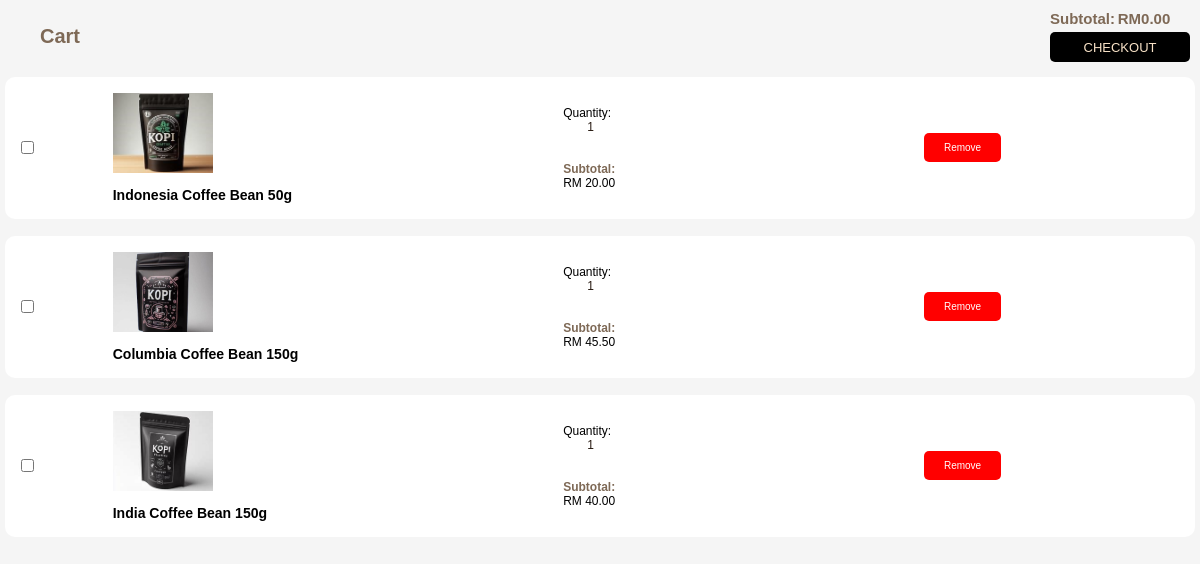
The app's page /user/change.php (signed in) with its own data.
### tables this page shows
CREATE TABLE `carts` (
  `cart_id` int(5) NOT NULL,
  `product_id` int(5) NOT NULL,
  `cus_id` int(5) NOT NULL,
  `product_quantity` int(3) NOT NULL,
  `product_subtotal` float NOT NULL,
  `cart_total` float NOT NULL
);

### user/change.php (the view, shortened to what this page needs)
<?php
include_once '../connection.php';
if (isset($_SESSION['email'])) {
    $email = $_SESSION['email'];
    $sql ="SELECT cus_id FROM customers WHERE cus_email = ?";
    $stmt = $dbConn ->prepare($sql);
    $stmt->bind_param("s", $email);
    $stmt->execute();
    $result = $stmt-> get_result();
    if($result-> num_rows > 0){
        $row = $result->fetch_assoc();
        $id=$row['cus_id'];
    }
} else {
    echo "Session variable 'id' is not set.";
}
$tableName = "carts";
$sql = "SELECT * FROM $tableName where cus_id = $id";
$result = mysqli_query($dbConn, $sql);
if (mysqli_num_rows($result) > 0) {
    $products = mysqli_fetch_all($result, MYSQLI_ASSOC);
    $productNames = array();
    foreach ($products as $product) {
        $product_id = $product['product_id'];
        $select = 'SELECT product_name, product_image FROM products WHERE product_id = ?';
        $stmt = $dbConn->prepare($select);
        $stmt->bind_param("i", $product_id);
        $stmt->execute();
        $result_product = $stmt->get_result();
        if ($row = $result_product->fetch_assoc()) {
            $productNames[] = $row["product_name"];
            $productImages[] = $row["product_image"];
        } else {
            echo "Product not found.<br>";
        }
    }
} else {
    header("Location: emptycart.php");
    exit();
}
?>
<html lang="en">
<head>
    <link rel="stylesheet" href="../staff/kopi.css">
    <link rel="stylesheet" href="style.css">
    <link rel="stylesheet" href="https://cdnjs.cloudflare.com/ajax/libs/font-awesome/6.5.1/css/all.min.css">
</head>
<body>
        <div class="container_cart" id="container_cart">
            <form action="checkout.php" method="get">
                <div class="container_subtotal">
                    <h2>Cart</h2>
                    <div class="subtotal">
                        <h3>Subtotal: </h3>
                        <h3>RM<span id="total" >0.00</span></h3>
                        <div class="checkout">
                        <input type="submit" value="Checkout">
                        </div>
                    </div>
                </div>
                <?php foreach($products as $index => $product): ?>
                <div class="cart_item">
                    <div class="cart_container">
                        <table class="table_design">
                            <tr>
                                <td width="10%">
                                    <input type="checkbox" name="cart_product_id[]" value="<?php echo $product['product_id']; ?>" id="checkbox_<?php echo $product['product_id']; ?>" class="button" onclick="calculateTotalSubtotal(<?php echo $product['cart_total']; ?>, this.checked)">
                                </td>
                                <td width="25%">
                                    <img src="../product/<?php echo htmlspecialchars($productImages[$index]); ?>" alt="Product Image" width="100px">
                                    <br><br>
                                    <h3><?php echo htmlspecialchars($productNames[$index]); ?></h3>
                                </td>
                                <td width="30%">
                                    Quantity: <br><input type="number" min="1" max="99" onchange="updateQuantity('<?php echo $product['product_id']; ?>', this.value)" value="<?php echo htmlspecialchars($product['product_quantity']); ?>">
                                    <br><br><br>
                                    <p><span><strong>Subtotal:</strong></span><br> RM <?php echo htmlspecialchars(number_format($product['cart_total'], 2)); ?></p>
                                </td>
                                <td width="10%"><button type="button" onclick="removeProduct('<?php echo $product['product_id']; ?>')">Remove</button></td>
                            </tr>
                        </table>
                    </div>
                </div>
                <?php endforeach; ?>
            </form>
            </div>
</body>
</html>

### staff/kopi.css (style rules this page uses)
:root { --main-color: #f8e2c7; --black: #281b12; --bg: #faf1e5; --border: 0.2rem solid rgba(175,160,151); --header: #7e6956; }
html { font-size: 62.5%; overflow-x: hidden; scroll-padding-top: 9rem; scroll-behavior: smooth; }
* { font-family: 'Roboto', sans-serif; margin: 0; padding: 0; box-sizing: border-box; outline: none; border: none; text-decoration: none; }
body { background-color: #f5f5f5; }
.table_design { background-color: white; width: 100%; padding: 7px; border-radius: 10px; }
.table_design th:nth-child(1), .table_design td:nth-child(1) { width: 5%; }
.table_design th:nth-child(2), .table_design td:nth-child(2) { width: 25%; }
.table_design th:nth-child(3), .table_design td:nth-child(3) { width: 20%; }
.table_design th:nth-child(4), .table_design td:nth-child(4) { width: 15%; }

### user/style.css (style rules this page uses)
:root { --color1: #281b12; --color2: #f8e2c7; --color3: #9c8b79; --color4: #7e6956; --color5: #afa097; --color6: #89745a; --color7: #faf1e5; --color8: #74746c; --color9: #b3aca1; --black: #000; --white: #fff; }
* { font-family: Arial, Helvetica, sans-serif; margin: 0; padding:0; box-sizing: border-box; outline: none; border:none; text-decoration: none; text-transform: capitalize; transition: .2s linear; }
html { font-size: 62.5%; overflow-x: hidden; scroll-padding-top: 9rem; scroll-behavior: smooth; margin: 0; padding: 0; }

### user/change.php (style rules this page uses)
.container_cart { float: right; width: 100%; background-color: #f5f5f5; }
.container_cart h2 { font-size: 2rem; padding: 10px; padding-left: 30px; color: #7e6956; }
.cart_item { padding: 5px; }
.table_design { background-color: white; padding: 7px; width: 100%; border-radius: 10px; }
.cart_container { padding-bottom: 7px; }
.cart_container td { padding: 7px; vertical-align: middle; text-align: left; font-size: 1.2rem; }
.cart_container input[type="number"] { text-align: center; font-size: 1.2rem; border: none; color: #281b12; width: 70px; }
.cart_container span { color: #7e6956; }
.cart_container button { text-decoration: none; font-size: 1rem; color: white; background-color: red; cursor: pointer; text-align: center; padding: .9rem 2rem; border-radius: .5rem; transition: transform 0.3s ease-in-out; }
.container_subtotal { display: flex; justify-content: space-between; align-items: center; color: #7e6956; padding: 10px; }
.container_subtotal .subtotal h3 { font-size: 1.5rem; display: inline-block; padding-bottom: 5px; }
.container_subtotal input { width: 140px; height: 30px; text-transform: uppercase; font-size: 1.3rem; color: #f8e2c7; background-color: var(--black); cursor: pointer; border-radius: .5rem; padding: .8rem 1rem .8rem 1rem; }
.cart_item:last-child { margin-bottom: 210px; }

### records on screen
carts: shows a picture, index "Indonesia Coffee Bean 50g", product+product_quantity "1", cart_total "20.00"
carts: shows a picture, index "Columbia Coffee Bean 150g", product_quantity "1", cart_total "45.50"
carts: shows a picture, index "India Coffee Bean 150g", product_quantity "1", cart_total "40.00"
